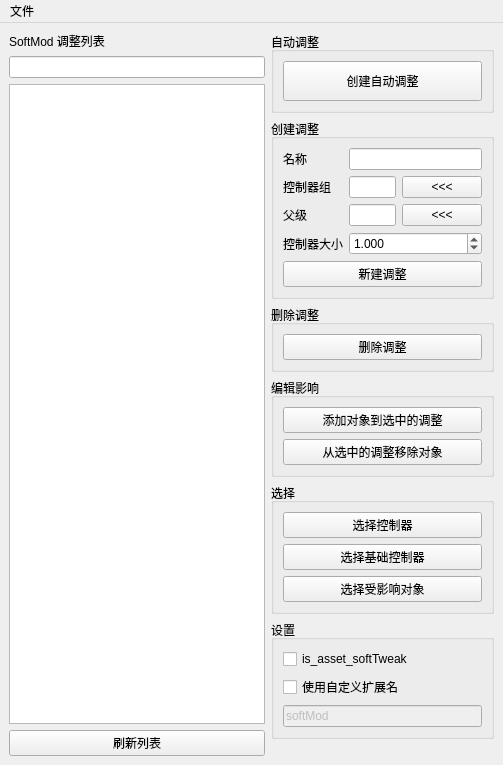
<?xml version="1.0" encoding="UTF-8"?>
<ui version="4.0">
 <class>MainWindow</class>
 <widget class="QMainWindow" name="MainWindow">
  <property name="enabled">
   <bool>true</bool>
  </property>
  <property name="geometry">
   <rect>
    <x>0</x>
    <y>0</y>
    <width>503</width>
    <height>765</height>
   </rect>
  </property>
  <property name="windowTitle">
   <string>主窗口</string>
  </property>
  <widget class="QWidget" name="centralwidget">
   <layout class="QGridLayout" name="gridLayout">
    <item row="0" column="0">
     <layout class="QHBoxLayout" name="horizontalLayout">
      <item>
       <layout class="QVBoxLayout" name="verticalLayout">
        <item>
         <widget class="QLabel" name="label">
          <property name="text">
           <string>SoftMod 调整列表</string>
          </property>
         </widget>
        </item>
        <item>
         <widget class="QLineEdit" name="search_lineEdit">
          <property name="sizePolicy">
           <sizepolicy hsizetype="Minimum" vsizetype="Fixed">
            <horstretch>0</horstretch>
            <verstretch>0</verstretch>
           </sizepolicy>
          </property>
         </widget>
        </item>
        <item>
         <widget class="QListView" name="softTweak_listView">
          <property name="enabled">
           <bool>true</bool>
          </property>
          <property name="sizePolicy">
           <sizepolicy hsizetype="Minimum" vsizetype="Expanding">
            <horstretch>0</horstretch>
            <verstretch>0</verstretch>
           </sizepolicy>
          </property>
          <property name="editTriggers">
           <set>QAbstractItemView::NoEditTriggers</set>
          </property>
          <property name="alternatingRowColors">
           <bool>true</bool>
          </property>
          <property name="selectionMode">
           <enum>QAbstractItemView::ExtendedSelection</enum>
          </property>
         </widget>
        </item>
        <item>
         <widget class="QPushButton" name="refresh_pushButton">
          <property name="text">
           <string>刷新列表</string>
          </property>
         </widget>
        </item>
       </layout>
      </item>
      <item>
       <layout class="QVBoxLayout" name="verticalLayout_2">
        <item>
         <widget class="QGroupBox" name="groupBox_5">
          <property name="title">
           <string>自动调整</string>
          </property>
          <layout class="QGridLayout" name="gridLayout_5">
           <item row="0" column="0">
            <widget class="QPushButton" name="auto_pushButton">
             <property name="minimumSize">
              <size>
               <width>0</width>
               <height>40</height>
              </size>
             </property>
             <property name="toolTip">
              <string>&lt;html&gt;&lt;head/&gt;&lt;body&gt;&lt;p&gt;&lt;span style=&quot; font-weight:600;&quot;&gt;1.-&lt;/span&gt; 选择一个或多个要被软调整变形的对象（多边形或NURBS）。&lt;/p&gt;&lt;p&gt;&lt;span style=&quot; font-weight:600;&quot;&gt;2.-&lt;/span&gt; 将控制器添加到选择中，作为软调整的父级&lt;/p&gt;&lt;/body&gt;&lt;/html&gt;</string>
             </property>
             <property name="text">
              <string>创建自动调整</string>
             </property>
            </widget>
           </item>
          </layout>
         </widget>
        </item>
        <item>
         <widget class="QGroupBox" name="groupBox">
          <property name="title">
           <string>创建调整</string>
          </property>
          <layout class="QVBoxLayout" name="verticalLayout_3">
           <item>
            <layout class="QFormLayout" name="formLayout">
             <item row="0" column="0">
              <widget class="QLabel" name="name_label">
               <property name="text">
                <string>名称</string>
               </property>
              </widget>
             </item>
             <item row="0" column="1">
              <widget class="QLineEdit" name="name_lineEdit"/>
             </item>
             <item row="1" column="0">
              <widget class="QLabel" name="ctlGrp_label">
               <property name="text">
                <string>控制器组</string>
               </property>
              </widget>
             </item>
             <item row="1" column="1">
              <layout class="QHBoxLayout" name="horizontalLayout_2">
               <item>
                <widget class="QLineEdit" name="ctlGrp_lineEdit"/>
               </item>
               <item>
                <widget class="QPushButton" name="setCtrlGrp_pushButton">
                 <property name="enabled">
                  <bool>true</bool>
                 </property>
                 <property name="text">
                  <string>&lt;&lt;&lt;</string>
                 </property>
                </widget>
               </item>
              </layout>
             </item>
             <item row="2" column="0">
              <widget class="QLabel" name="parent_label">
               <property name="text">
                <string>父级</string>
               </property>
              </widget>
             </item>
             <item row="2" column="1">
              <layout class="QHBoxLayout" name="horizontalLayout_3">
               <item>
                <widget class="QLineEdit" name="parent_lineEdit"/>
               </item>
               <item>
                <widget class="QPushButton" name="setParent_pushButton">
                 <property name="text">
                  <string>&lt;&lt;&lt;</string>
                 </property>
                </widget>
               </item>
              </layout>
             </item>
             <item row="3" column="1">
              <widget class="QDoubleSpinBox" name="size_doubleSpinBox">
               <property name="decimals">
                <number>3</number>
               </property>
               <property name="maximum">
                <double>999.990000000000009</double>
               </property>
               <property name="singleStep">
                <double>0.100000000000000</double>
               </property>
               <property name="value">
                <double>1.000000000000000</double>
               </property>
              </widget>
             </item>
             <item row="3" column="0">
              <widget class="QLabel" name="size_label">
               <property name="text">
                <string>控制器大小</string>
               </property>
              </widget>
             </item>
            </layout>
           </item>
           <item>
            <widget class="QPushButton" name="newTweak_pushButton">
             <property name="text">
              <string>新建调整</string>
             </property>
            </widget>
           </item>
          </layout>
         </widget>
        </item>
        <item>
         <widget class="QGroupBox" name="groupBox_2">
          <property name="title">
           <string>删除调整</string>
          </property>
          <layout class="QGridLayout" name="gridLayout_2">
           <item row="0" column="0">
            <widget class="QPushButton" name="delete_pushButton">
             <property name="text">
              <string>删除调整</string>
             </property>
            </widget>
           </item>
          </layout>
         </widget>
        </item>
        <item>
         <widget class="QGroupBox" name="groupBox_3">
          <property name="title">
           <string>编辑影响</string>
          </property>
          <layout class="QGridLayout" name="gridLayout_3">
           <item row="1" column="0">
            <widget class="QPushButton" name="addObjectToTweak_pushButton">
             <property name="text">
              <string>添加对象到选中的调整</string>
             </property>
            </widget>
           </item>
           <item row="2" column="0">
            <widget class="QPushButton" name="removeObjFromTweak_pushButton">
             <property name="text">
              <string>从选中的调整移除对象</string>
             </property>
            </widget>
           </item>
          </layout>
         </widget>
        </item>
        <item>
         <widget class="QGroupBox" name="groupBox_4">
          <property name="title">
           <string>选择</string>
          </property>
          <layout class="QGridLayout" name="gridLayout_4">
           <item row="1" column="0">
            <widget class="QPushButton" name="selectCtlBase_pushButton">
             <property name="text">
              <string>选择基础控制器</string>
             </property>
            </widget>
           </item>
           <item row="0" column="0">
            <widget class="QPushButton" name="selectCtl_pushButton">
             <property name="text">
              <string>选择控制器</string>
             </property>
            </widget>
           </item>
           <item row="2" column="0">
            <widget class="QPushButton" name="selectObjectsFromTweak_pushButton">
             <property name="text">
              <string>选择受影响对象</string>
             </property>
            </widget>
           </item>
          </layout>
         </widget>
        </item>
        <item>
         <widget class="QGroupBox" name="groupBox_6">
          <property name="title">
           <string>设置</string>
          </property>
          <layout class="QVBoxLayout" name="verticalLayout_5">
           <item>
            <widget class="QCheckBox" name="isAsset_checkBox">
             <property name="toolTip">
              <string>&lt;html&gt;&lt;head/&gt;&lt;body&gt;&lt;p&gt;此标记帮助管线工具区分在&lt;span style=&quot; font-weight:600;&quot;&gt;资产&lt;/span&gt;中创建的软调整和在&lt;span style=&quot; font-weight:600;&quot;&gt;镜头&lt;/span&gt;中创建的其他软调整。&lt;/p&gt;&lt;p&gt;默认按镜头处理，因此您的管线工具可以利用它来发布和重建镜头配置。&lt;/p&gt;&lt;/body&gt;&lt;/html&gt;</string>
             </property>
             <property name="statusTip">
              <string/>
             </property>
             <property name="text">
              <string>is_asset_softTweak </string>
             </property>
            </widget>
           </item>
           <item>
            <widget class="QCheckBox" name="customExt_checkBox">
             <property name="text">
              <string>使用自定义扩展名</string>
             </property>
            </widget>
           </item>
           <item>
            <widget class="QLineEdit" name="customExt_lineEdit">
             <property name="enabled">
              <bool>false</bool>
             </property>
             <property name="text">
              <string>softMod</string>
             </property>
            </widget>
           </item>
          </layout>
         </widget>
        </item>
        <item>
         <spacer name="verticalSpacer">
          <property name="orientation">
           <enum>Qt::Vertical</enum>
          </property>
          <property name="sizeHint" stdset="0">
           <size>
            <width>20</width>
            <height>40</height>
           </size>
          </property>
         </spacer>
        </item>
       </layout>
      </item>
     </layout>
    </item>
   </layout>
  </widget>
  <widget class="QMenuBar" name="menubar">
   <property name="geometry">
    <rect>
     <x>0</x>
     <y>0</y>
     <width>503</width>
     <height>21</height>
    </rect>
   </property>
   <widget class="QMenu" name="menuFile">
    <property name="tearOffEnabled">
     <bool>true</bool>
    </property>
    <property name="title">
     <string>文件</string>
    </property>
    <addaction name="exportSelected_action"/>
    <addaction name="exportAll_action"/>
    <addaction name="separator"/>
    <addaction name="import_action"/>
   </widget>
   <addaction name="menuFile"/>
  </widget>
  <action name="exportSelected_action">
   <property name="text">
    <string>导出选中</string>
   </property>
  </action>
  <action name="actionExport_Selected">
   <property name="text">
    <string>导出选中</string>
   </property>
  </action>
  <action name="import_action">
   <property name="text">
    <string>导入</string>
   </property>
  </action>
  <action name="actionAbout">
   <property name="text">
    <string>关于</string>
   </property>
  </action>
  <action name="exportAll_action">
   <property name="text">
    <string>全部导出</string>
   </property>
  </action>
 </widget>
 <resources/>
 <connections/>
</ui>
